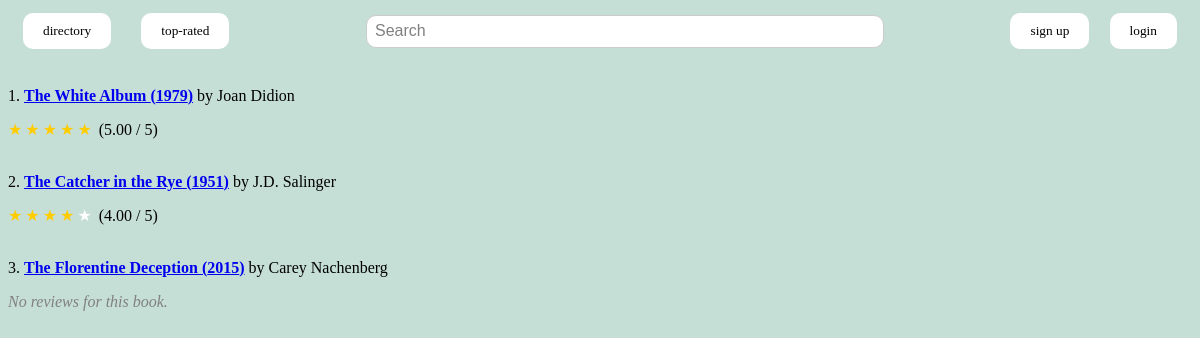
/books/list/top_ten, run on an earlier commit of the app's database.
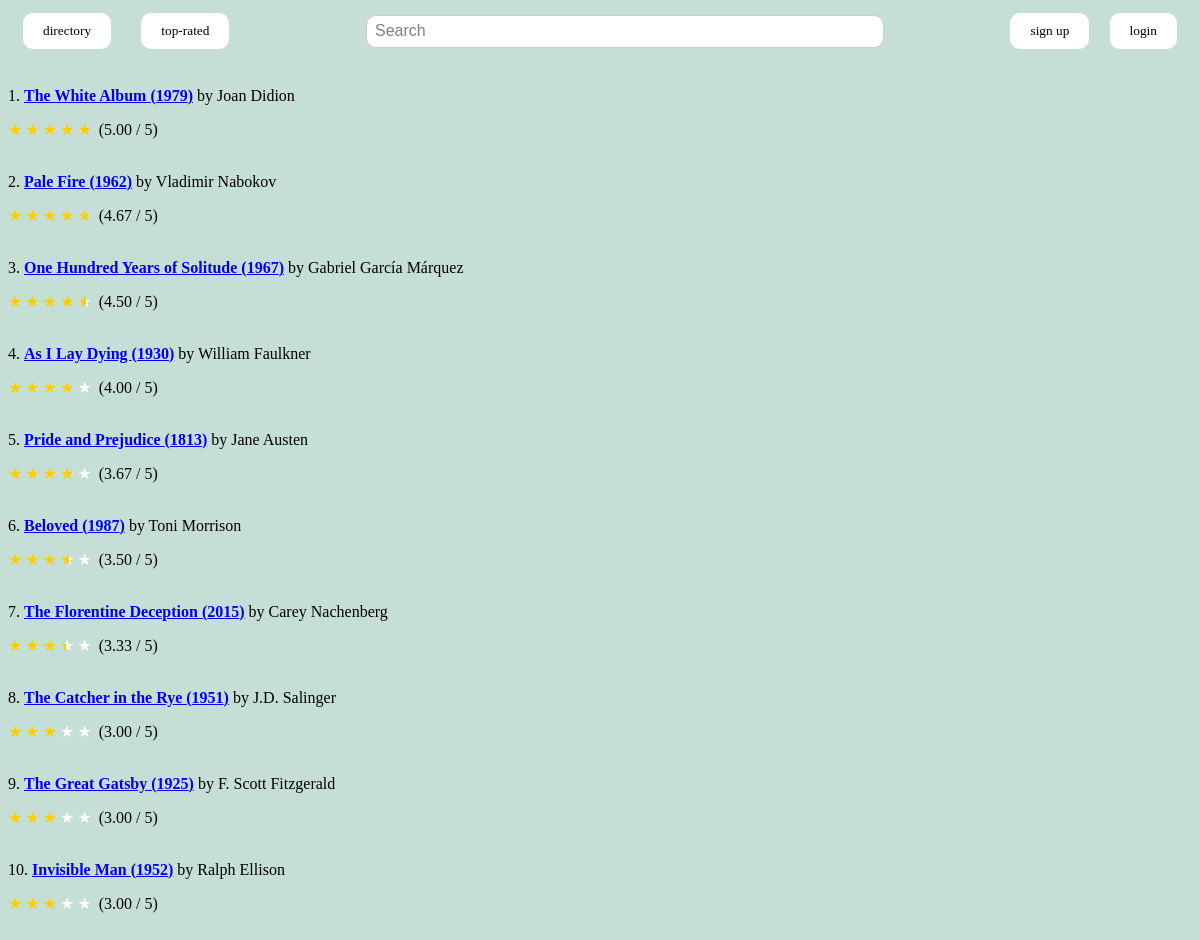
And on a later commit of the database.
### books/models.py (models this page shows)
class Book(models.Model):
    title = models.CharField(max_length=200, blank=False)
    author = models.CharField(max_length=200)
    pub_year = models.IntegerField(default=-1, blank=True)
    @property
    def avg_rating(self):
        return decimalize(self.review_set.aggregate(
                avg=models.Avg('rating'))['avg'])

### books/views.py (the view)
# urls.py: path("list/top_ten", views.TopTen, name="top_ten"),
def TopTen(request):
    books = sorted(Book.objects.all(), key=lambda book: book.avg_rating, reverse=True)[:10]
    rankings = {(rank+1): book for rank, book in enumerate(books)}
    context = {
        "rankings": rankings
    }
    return render(request, "books/ranked_list.html", context)

### utilities.py (called while the page is built)
def decimalize(num):
    if num is None:
        num = 0
    return Decimal(num).quantize(Decimal('0.01'))

### templates/books/ranked_list.html
{% extends "base.html" %}
{% block content %}
    <div class="container-fluid">
        {% for rank, book in rankings.items %}
            <div>
                <span>
                    {{rank}}.
                    <a href="{% url 'books:view_book' book.id %}" style="font-weight:bold;">{{ book.title }} ({{ book.pub_year }})</a>
                         by {{book.author}}
                </span>
                <div class="book-info">
                    {% if book.avg_rating != 0.0 %}
                        <p>
                            <div class="Stars" style="--rating: {{book.avg_rating}};" aria-label="Rating of this product is {{book.avg_rating}} out of 5."></div>
                            ({{book.avg_rating}} / 5)
                        </p>
                    {% else %}
                        <p class="no-reviews" style="color:gray;font-style:italic;">No reviews for this book.</p>
                    {% endif %}
                </div>
            </div>
            <br />
        {% endfor %}
    </div>
{% endblock %}

What changed in the data, as far as the page shows it:
added Book: rank "2", title "Pale Fire", pub_year "1962", author "Vladimir Nabokov", avg_rating "4.67"
added Book: rank "3", title "One Hundred Years of Solitude", pub_year "1967", author "Gabriel García Márquez", avg_rating "4.50"
added Book: rank "4", title "As I Lay Dying", pub_year "1930", author "William Faulkner", avg_rating "4.00"
added Book: rank "5", title "Pride and Prejudice", pub_year "1813", author "Jane Austen", avg_rating "3.67"
added Book: rank "6", title "Beloved", pub_year "1987", author "Toni Morrison", avg_rating "3.50"
shown differently, row unchanged: Book "The Florentine Deception": id "3" → "7"; avg_rating (not shown) → "3.33"; text "No reviews for this book." → "( / 5)"; moves up the list
computed for Book "The Catcher in the Rye": rank "2" → "8"; avg_rating "4.00" → "3.00"
added Book: rank "9", title "The Great Gatsby", pub_year "1925", author "F. Scott Fitzgerald", avg_rating "3.00"
added Book: rank "10", title "Invisible Man", pub_year "1952", author "Ralph Ellison", avg_rating "3.00"
